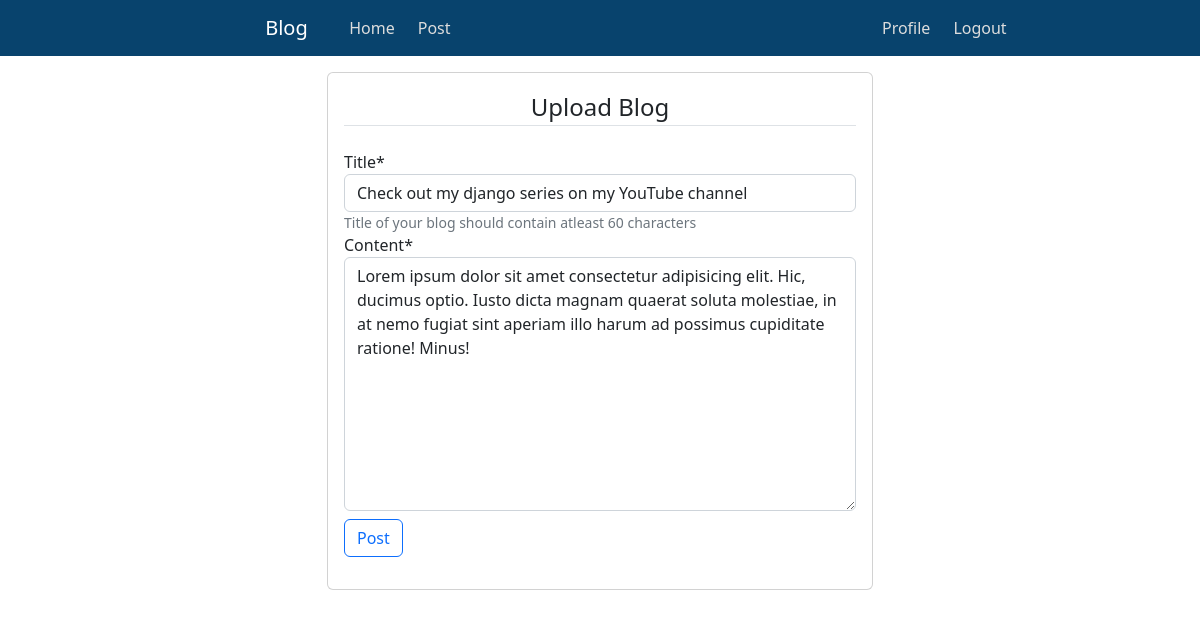
Screenshot of /users/edit-blog/ebdfeb7b4724/blogger/testuser/ (signed in) with the database file from the repository.
### users/models.py (models this page shows, shortened)
class Posts(models.Model):
    id = models.CharField(max_length=12, primary_key=True, editable=False)
    blogger = models.ForeignKey(Profile, on_delete=models.CASCADE, editable=False)
    title = models.CharField(max_length=60, blank=False)
    content = models.TextField(blank=False)
    posted = models.DateTimeField(auto_now_add=True)
    edited = models.DateTimeField(auto_now=True)
    class Meta:
        ordering = ['-posted']
        verbose_name_plural = 'Posts'

### users/views.py (the view, shortened to what this page needs)
# urls.py: path('edit-blog/<str:pk>/blogger/<str:name>/', views.editblogs_view, name='edit_blog'),
@login_required(login_url='login')
@user_passes_test(lambda user: user.is_staff is False and user.is_superuser is False)
def editblogs_view(request, pk, name):
    obj = Posts.objects.get(id=pk)
    edit_blog = EditBlogsForm(instance=obj)
    context = {'edit_blog': edit_blog,}
    return render(request, 'users/edit.html', context)

### users/forms.py
class EditBlogsForm(forms.ModelForm):
    title = forms.CharField(widget=forms.TextInput(attrs={'type': 'text'}), help_text='Title of your blog should contain atleast 60 characters')
    content = forms.CharField(widget=forms.Textarea(attrs={'type': 'text'}))
    class Meta:
        model = Posts
        fields = ['title', 'content']

### users/templates/users/edit.html (shortened to what this page needs)
{% extends 'users/base.html' %}{% block title %}Edit blog{% endblock %}
{% load crispy_forms_tags %}
    {% block content %}
    <div class="container body-container">
        <div class="row">
            <div class="col-md-6 offset-sm-3">
                <div class="card card-body">
                    <form action="" method="post">
                        <fieldset class="form-group">
                            <legend class="border-bottom mb-4 text-center">Upload Blog</legend>
                            {{edit_blog|crispy}}
                        </fieldset>
                        <div class="form-group mt-2">
                            <button type="submit" class="btn btn-outline-primary">Post</button>
                        </div>
                    </form>
                </div>
            </div>
        </div>
    </div>
    {% endblock %}

### static/css/styles.css (style rules this page uses)
* { box-sizing: border-box; }
.body-container { margin-top: 6%; }
.body-container .card { margin-bottom: 15px; }

### rows the page displays
Posts: title "Check out my django series on my YouTube channel", content "Lorem ipsum dolor sit amet consectetur adipisicing elit. Hic, ducimus optio. Iusto dicta magnam quaerat soluta molestiae, in at nemo fugiat sint aperiam illo harum ad possimus cupiditate ratione! Minus!"
